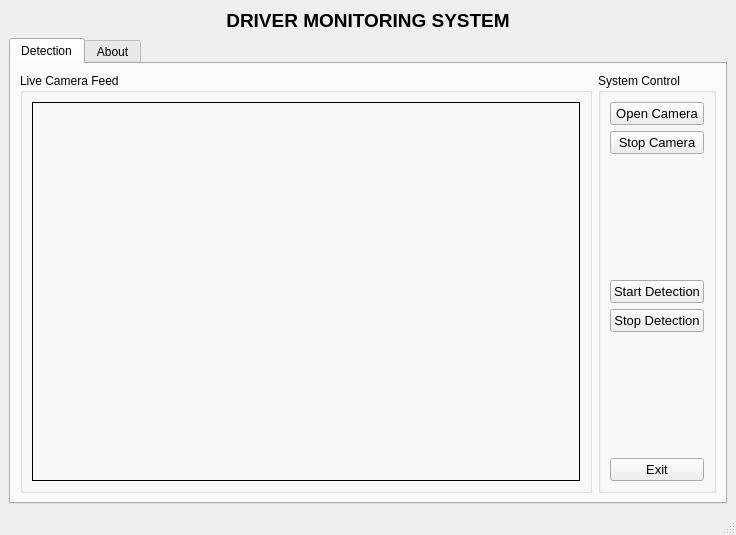
<?xml version="1.0" encoding="UTF-8"?>
<ui version="4.0">
 <class>MainWindow</class>
 <widget class="QMainWindow" name="MainWindow">
  <property name="geometry">
   <rect>
    <x>0</x>
    <y>0</y>
    <width>736</width>
    <height>535</height>
   </rect>
  </property>
  <property name="windowTitle">
   <string>DRIVER MONITORING SYSTEM</string>
  </property>
  <widget class="QWidget" name="centralwidget">
   <layout class="QVBoxLayout" name="verticalLayout_3">
    <item>
     <widget class="QLabel" name="label">
      <property name="font">
       <font>
        <pointsize>14</pointsize>
        <weight>75</weight>
        <bold>true</bold>
       </font>
      </property>
      <property name="text">
       <string>DRIVER MONITORING SYSTEM</string>
      </property>
      <property name="alignment">
       <set>Qt::AlignCenter</set>
      </property>
     </widget>
    </item>
    <item>
     <widget class="QTabWidget" name="tabWidget">
      <property name="currentIndex">
       <number>0</number>
      </property>
      <widget class="QWidget" name="tab">
       <attribute name="title">
        <string>Detection</string>
       </attribute>
       <layout class="QHBoxLayout" name="horizontalLayout">
        <item>
         <widget class="QGroupBox" name="groupBox">
          <property name="title">
           <string>Live Camera Feed</string>
          </property>
          <layout class="QGridLayout" name="gridLayout">
           <item row="0" column="0">
            <widget class="QLabel" name="imgLabel">
             <property name="sizePolicy">
              <sizepolicy hsizetype="Expanding" vsizetype="Preferred">
               <horstretch>0</horstretch>
               <verstretch>0</verstretch>
              </sizepolicy>
             </property>
             <property name="frameShape">
              <enum>QFrame::Box</enum>
             </property>
             <property name="text">
              <string/>
             </property>
             <property name="alignment">
              <set>Qt::AlignCenter</set>
             </property>
            </widget>
           </item>
          </layout>
         </widget>
        </item>
        <item>
         <widget class="QGroupBox" name="groupBox_2">
          <property name="title">
           <string>System Control</string>
          </property>
          <layout class="QVBoxLayout" name="verticalLayout_2">
           <item>
            <layout class="QVBoxLayout" name="verticalLayout">
             <item>
              <widget class="QPushButton" name="openCameraButton">
               <property name="sizePolicy">
                <sizepolicy hsizetype="Minimum" vsizetype="Maximum">
                 <horstretch>0</horstretch>
                 <verstretch>0</verstretch>
                </sizepolicy>
               </property>
               <property name="font">
                <font>
                 <pointsize>10</pointsize>
                </font>
               </property>
               <property name="text">
                <string>Open Camera</string>
               </property>
              </widget>
             </item>
             <item>
              <widget class="QPushButton" name="stopCameraButton">
               <property name="font">
                <font>
                 <pointsize>10</pointsize>
                </font>
               </property>
               <property name="text">
                <string>Stop Camera</string>
               </property>
              </widget>
             </item>
             <item>
              <spacer name="verticalSpacer_2">
               <property name="orientation">
                <enum>Qt::Vertical</enum>
               </property>
               <property name="sizeHint" stdset="0">
                <size>
                 <width>20</width>
                 <height>40</height>
                </size>
               </property>
              </spacer>
             </item>
             <item>
              <widget class="QPushButton" name="startDetectionButton">
               <property name="sizePolicy">
                <sizepolicy hsizetype="Minimum" vsizetype="Fixed">
                 <horstretch>0</horstretch>
                 <verstretch>0</verstretch>
                </sizepolicy>
               </property>
               <property name="font">
                <font>
                 <pointsize>10</pointsize>
                </font>
               </property>
               <property name="text">
                <string>Start Detection</string>
               </property>
              </widget>
             </item>
             <item>
              <widget class="QPushButton" name="stopDetectionButton">
               <property name="font">
                <font>
                 <pointsize>10</pointsize>
                </font>
               </property>
               <property name="text">
                <string>Stop Detection</string>
               </property>
              </widget>
             </item>
             <item>
              <spacer name="verticalSpacer">
               <property name="orientation">
                <enum>Qt::Vertical</enum>
               </property>
               <property name="sizeHint" stdset="0">
                <size>
                 <width>20</width>
                 <height>40</height>
                </size>
               </property>
              </spacer>
             </item>
             <item>
              <widget class="QPushButton" name="exitButton">
               <property name="sizePolicy">
                <sizepolicy hsizetype="Minimum" vsizetype="Maximum">
                 <horstretch>0</horstretch>
                 <verstretch>0</verstretch>
                </sizepolicy>
               </property>
               <property name="font">
                <font>
                 <pointsize>10</pointsize>
                </font>
               </property>
               <property name="text">
                <string>Exit</string>
               </property>
              </widget>
             </item>
            </layout>
           </item>
          </layout>
         </widget>
        </item>
       </layout>
      </widget>
      <widget class="QWidget" name="tab_2">
       <attribute name="title">
        <string>About</string>
       </attribute>
       <layout class="QGridLayout" name="gridLayout_2">
        <item row="0" column="0">
         <widget class="QGroupBox" name="groupBox_8">
          <property name="title">
           <string>Devs Info</string>
          </property>
          <layout class="QVBoxLayout" name="verticalLayout_11">
           <item>
            <layout class="QHBoxLayout" name="horizontalLayout_4">
             <item>
              <widget class="QFrame" name="frame">
               <property name="frameShape">
                <enum>QFrame::Box</enum>
               </property>
               <property name="frameShadow">
                <enum>QFrame::Raised</enum>
               </property>
               <layout class="QGridLayout" name="gridLayout_3">
                <item row="0" column="1">
                 <layout class="QHBoxLayout" name="horizontalLayout_2">
                  <item>
                   <layout class="QVBoxLayout" name="verticalLayout_8">
                    <item>
                     <widget class="QLabel" name="label_2">
                      <property name="minimumSize">
                       <size>
                        <width>150</width>
                        <height>200</height>
                       </size>
                      </property>
                      <property name="maximumSize">
                       <size>
                        <width>150</width>
                        <height>200</height>
                       </size>
                      </property>
                      <property name="frameShape">
                       <enum>QFrame::StyledPanel</enum>
                      </property>
                      <property name="frameShadow">
                       <enum>QFrame::Raised</enum>
                      </property>
                      <property name="text">
                       <string/>
                      </property>
                      <property name="pixmap">
                       <pixmap>C:/Users/APOORV MENDIRATTA/Pictures/Camera Roll/WIN_20180201_23_38_07_Pro.jpg</pixmap>
                      </property>
                      <property name="scaledContents">
                       <bool>true</bool>
                      </property>
                      <property name="alignment">
                       <set>Qt::AlignCenter</set>
                      </property>
                     </widget>
                    </item>
                    <item>
                     <widget class="QLabel" name="label_4">
                      <property name="minimumSize">
                       <size>
                        <width>0</width>
                        <height>100</height>
                       </size>
                      </property>
                      <property name="maximumSize">
                       <size>
                        <width>16777215</width>
                        <height>100</height>
                       </size>
                      </property>
                      <property name="frameShape">
                       <enum>QFrame::StyledPanel</enum>
                      </property>
                      <property name="text">
                       <string>&lt;html&gt;&lt;head/&gt;&lt;body&gt;&lt;p&gt;&lt;span style=&quot; font-weight:600;&quot;&gt;Roll No.: 578942&lt;/span&gt;&lt;/p&gt;&lt;/body&gt;&lt;/html&gt;</string>
                      </property>
                     </widget>
                    </item>
                   </layout>
                  </item>
                  <item>
                   <layout class="QVBoxLayout" name="verticalLayout_9">
                    <item>
                     <widget class="QLabel" name="label_5">
                      <property name="minimumSize">
                       <size>
                        <width>150</width>
                        <height>200</height>
                       </size>
                      </property>
                      <property name="maximumSize">
                       <size>
                        <width>150</width>
                        <height>200</height>
                       </size>
                      </property>
                      <property name="frameShape">
                       <enum>QFrame::StyledPanel</enum>
                      </property>
                      <property name="frameShadow">
                       <enum>QFrame::Raised</enum>
                      </property>
                      <property name="text">
                       <string>Photo</string>
                      </property>
                      <property name="alignment">
                       <set>Qt::AlignCenter</set>
                      </property>
                     </widget>
                    </item>
                    <item>
                     <widget class="QLabel" name="label_6">
                      <property name="minimumSize">
                       <size>
                        <width>0</width>
                        <height>100</height>
                       </size>
                      </property>
                      <property name="maximumSize">
                       <size>
                        <width>16777215</width>
                        <height>100</height>
                       </size>
                      </property>
                      <property name="frameShape">
                       <enum>QFrame::StyledPanel</enum>
                      </property>
                      <property name="text">
                       <string>Roll No.:</string>
                      </property>
                     </widget>
                    </item>
                   </layout>
                  </item>
                  <item>
                   <layout class="QVBoxLayout" name="verticalLayout_10">
                    <item>
                     <widget class="QLabel" name="label_7">
                      <property name="minimumSize">
                       <size>
                        <width>150</width>
                        <height>200</height>
                       </size>
                      </property>
                      <property name="maximumSize">
                       <size>
                        <width>150</width>
                        <height>200</height>
                       </size>
                      </property>
                      <property name="frameShape">
                       <enum>QFrame::StyledPanel</enum>
                      </property>
                      <property name="frameShadow">
                       <enum>QFrame::Raised</enum>
                      </property>
                      <property name="text">
                       <string>Photo</string>
                      </property>
                      <property name="alignment">
                       <set>Qt::AlignCenter</set>
                      </property>
                     </widget>
                    </item>
                    <item>
                     <widget class="QLabel" name="label_8">
                      <property name="minimumSize">
                       <size>
                        <width>0</width>
                        <height>100</height>
                       </size>
                      </property>
                      <property name="maximumSize">
                       <size>
                        <width>16777215</width>
                        <height>100</height>
                       </size>
                      </property>
                      <property name="frameShape">
                       <enum>QFrame::StyledPanel</enum>
                      </property>
                      <property name="text">
                       <string>Roll No.:</string>
                      </property>
                     </widget>
                    </item>
                   </layout>
                  </item>
                  <item>
                   <layout class="QVBoxLayout" name="verticalLayout_12">
                    <item>
                     <widget class="QLabel" name="label_9">
                      <property name="minimumSize">
                       <size>
                        <width>150</width>
                        <height>200</height>
                       </size>
                      </property>
                      <property name="maximumSize">
                       <size>
                        <width>150</width>
                        <height>200</height>
                       </size>
                      </property>
                      <property name="frameShape">
                       <enum>QFrame::StyledPanel</enum>
                      </property>
                      <property name="frameShadow">
                       <enum>QFrame::Raised</enum>
                      </property>
                      <property name="text">
                       <string>Photo</string>
                      </property>
                      <property name="alignment">
                       <set>Qt::AlignCenter</set>
                      </property>
                     </widget>
                    </item>
                    <item>
                     <widget class="QLabel" name="label_10">
                      <property name="minimumSize">
                       <size>
                        <width>0</width>
                        <height>100</height>
                       </size>
                      </property>
                      <property name="maximumSize">
                       <size>
                        <width>16777215</width>
                        <height>100</height>
                       </size>
                      </property>
                      <property name="frameShape">
                       <enum>QFrame::StyledPanel</enum>
                      </property>
                      <property name="text">
                       <string>Roll No.:</string>
                      </property>
                     </widget>
                    </item>
                   </layout>
                  </item>
                 </layout>
                </item>
                <item row="0" column="0">
                 <spacer name="horizontalSpacer">
                  <property name="orientation">
                   <enum>Qt::Horizontal</enum>
                  </property>
                  <property name="sizeHint" stdset="0">
                   <size>
                    <width>40</width>
                    <height>20</height>
                   </size>
                  </property>
                 </spacer>
                </item>
                <item row="0" column="2">
                 <spacer name="horizontalSpacer_2">
                  <property name="orientation">
                   <enum>Qt::Horizontal</enum>
                  </property>
                  <property name="sizeHint" stdset="0">
                   <size>
                    <width>40</width>
                    <height>20</height>
                   </size>
                  </property>
                 </spacer>
                </item>
                <item row="1" column="1">
                 <spacer name="verticalSpacer_3">
                  <property name="orientation">
                   <enum>Qt::Vertical</enum>
                  </property>
                  <property name="sizeHint" stdset="0">
                   <size>
                    <width>20</width>
                    <height>40</height>
                   </size>
                  </property>
                 </spacer>
                </item>
               </layout>
              </widget>
             </item>
            </layout>
           </item>
          </layout>
         </widget>
        </item>
       </layout>
      </widget>
     </widget>
    </item>
   </layout>
  </widget>
  <widget class="QStatusBar" name="statusbar"/>
 </widget>
 <resources/>
 <connections/>
</ui>
